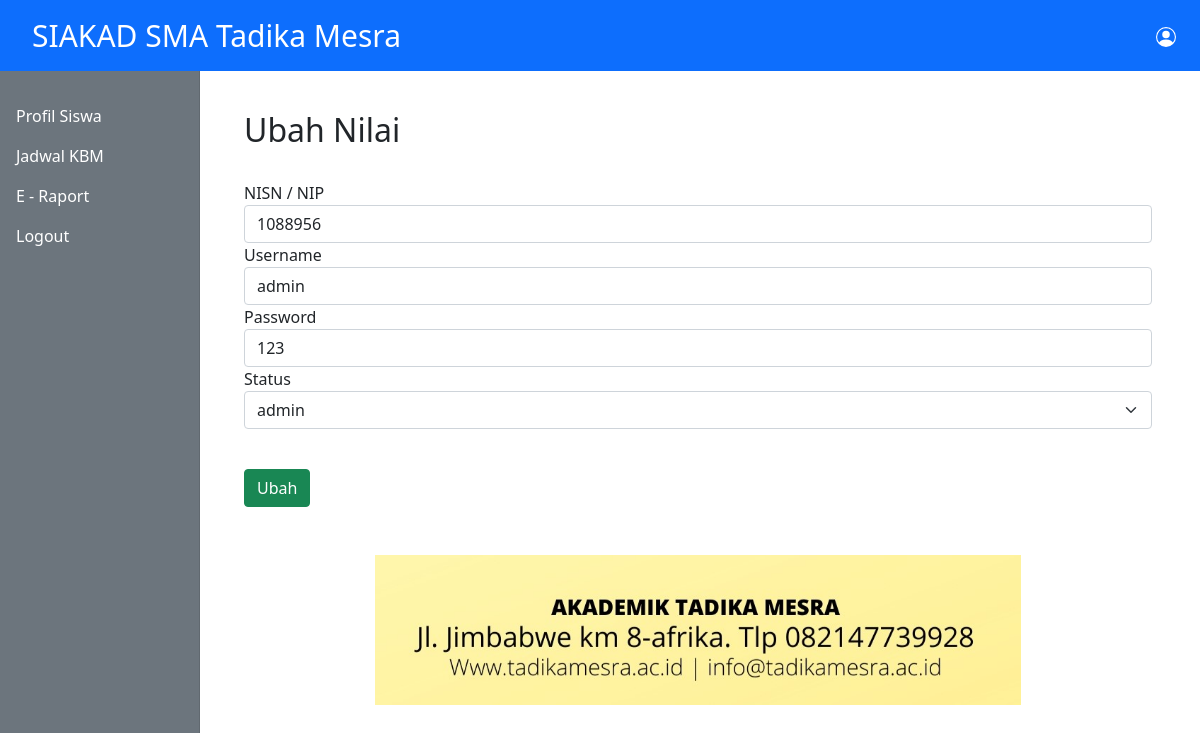
/admin/ubah-akun.php?id=1, run on the app's committed database.
### tables this page shows
CREATE TABLE `user` (
  `id` int(11) NOT NULL,
  `nomor_induk` int(50) NOT NULL,
  `username` varchar(30) NOT NULL,
  `password` text NOT NULL,
  `status` varchar(30) NOT NULL
);

### admin/ubah-akun.php (the view, shortened to what this page needs)
<?php
include_once '../database/koneksi.php';
include_once '../templates/header.php';
$id = $_GET["id"];
$sql = mysqli_query($koneksi,"SELECT * FROM user WHERE id = '$id'");
while ($rows = mysqli_fetch_assoc($sql)){
  $nomor_induk = $rows["nomor_induk"];
  $username = $rows["username"];
  $password = $rows["password"];
  $status = $rows["status"];
}
 ?>
<div class="container mt-3">
	<h2 style="text-transform: capitalize;"> ubah nilai </h2> <br>
	<form action="" method="post">
  			<div class="form-group">
    			<label for="nomor_induk">NISN / NIP</label>
    			<input type="text" class="form-control" id="nomor_induk" name="nomor_induk" value="<?= $nomor_induk;?>">
  			</div>
  			<div class="form-group">
    			<label for="username">Username</label>
    			<input type="text" class="form-control" id="username" name="username" value="<?= $username;?>">
  			</div>
        <div class="form-group">
          <label for="password">Password</label>
          <input type="text" class="form-control" id="password" name="password" value="<?= $password;?>">
        </div>
         <div class="form-group">
          <label for="status">Status</label>
          <select class="form-select form-select-md mb-3" aria-label=".form-select-lg example" id="status" name="status">
          <option selected><?= $status; ?></option>
          </select>
        </div>
  			<br>
  			 <button type="submit" name="ubah" class="btn btn-success">Ubah</button>
	</form>
</div>
 <?php include_once '../templates/footer.php'; ?>

### data on the page
user: nomor_induk "1088956", username "admin", password "123", status "admin"
